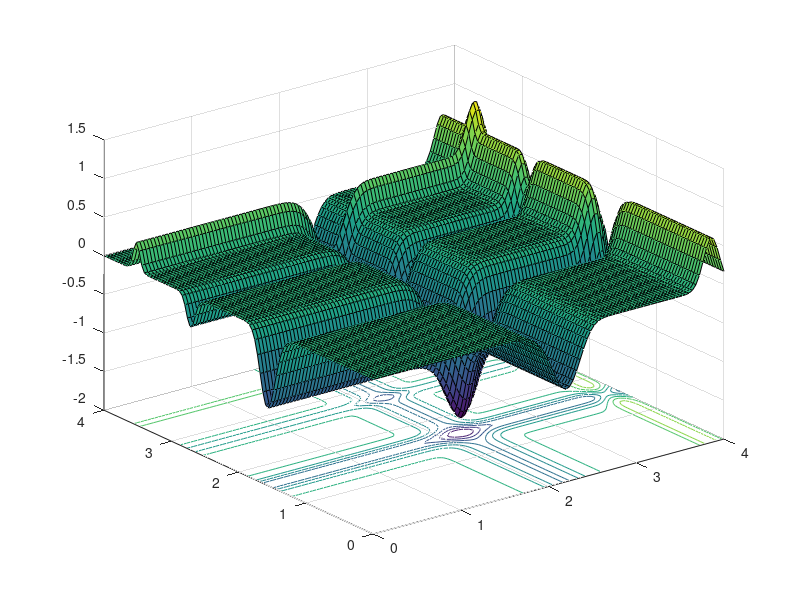
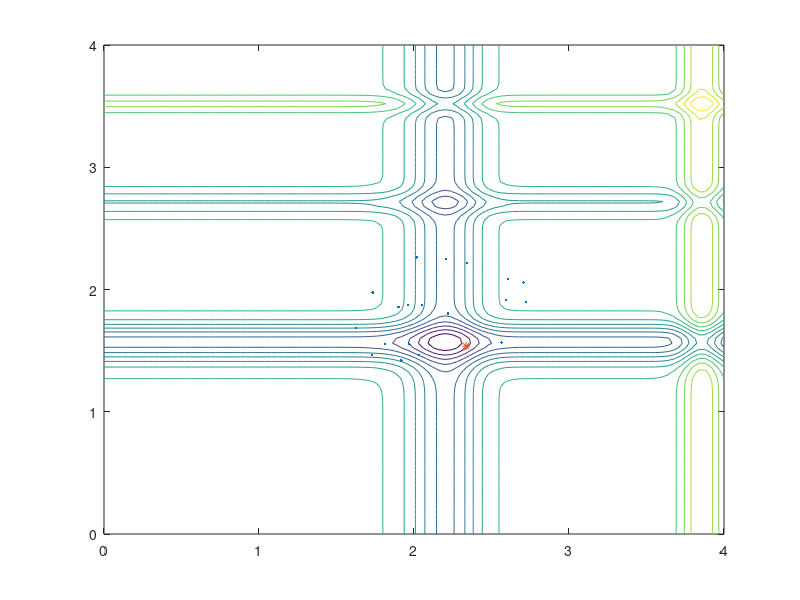

Reproduce these figures in MATLAB, in order.
% Particle Swarm Optimization (by X-S Yang, Cambridge University)
% Usage: FunctionOpt(number_of.particles,Num_iterations)
% eg: best=FunctionOpt(20,15);
% where best=[xbest ybest zbest] %an n by 3 matrix
function [best]=FunctionOpt(n,Num_iterations)
% n=number of particles; Num_iterations=number of iterations
if nargin<2, Num_iterations=3; end
if nargin<1, n=20; end

% Michaelwicz Function f*=-1.801 at [2.20319,1.57049]
fstr='-sin(x)*(sin(x^2/pi))^20-sin(y)*(sin(2*y^2/pi))^20';

% Converting to an inline function and vectorization
f=vectorize(inline(fstr));

% range= [xmin xmax ymin ymax] ;
range=[0 4 0 4];
%-----------------------------------------------------------
% Setting the parameters: c_1: Attaraction to personal best (cognitive
% parameter), c_2: Attraction to global best (social parameter)
c_1=0.2; c_2=0.5;
%-----------------------------------------------------------
% Grid values of the objective for visualization only
Ndiv=100;
dx=(range(2)-range(1))/Ndiv;dy=(range(4)-range(3))/Ndiv;
xgrid=range(1):dx:range(2); ygrid=range(3):dy:range(4);
[x,y]=meshgrid(xgrid,ygrid);
z=f(x,y);
% Display the shape of the function to be optimized
set(gcf,'color','w');
figure(1); surfc(x,y,z);
hold on;
%-----------------------------------------------------------
best=zeros(Num_iterations,3); % initialize history

%----------Start Particle Swarm Optimization----------------
% generating the initial locations of n particles
[xn,yn]=init_pso(n,range);

% Display the particle paths and contour of the function
figure(2);

% Start iterations
for i=1:Num_iterations,
% Show the contour of the function
contour(x,y,z,15); hold on;

% Find the current best location (xo,yo)
zn=f(xn,yn);
zn_min=min(zn);
xo=min(xn(zn==zn_min));
yo=min(yn(zn==zn_min));
zo=min(zn(zn==zn_min));

% Trace the paths of all roaming particles
% Display these roaming particles
set(gcf,'color','w');
plot(xn,yn,'.',xo,yo,'*'); axis(range);

% Move all the particles to new locations
[xn,yn]=pso_move(xn,yn,xo,yo,c_1,c_2,range);
drawnow;

% Use "hold on" to display paths of particles
hold off;

% History
best(i,1)=xo; best(i,2)=yo; best(i,3)=zo;

end %%%%%% end of iterations

% All subfunctions are listed here
% Intial locations of n particles
function [xn,yn]=init_pso(n,range)

xrange=range(2)-range(1); yrange=range(4)-range(3);
xn=rand(1,n)*xrange+range(1);
yn=rand(1,n)*yrange+range(3);

% Move all the particles toward (xo.yo)
function [xn,yn]=pso_move(xn,yn,xo,yo,a,b,range)
nn=size(yn,2); % a=c_1, b=c_2
xn=xn.*(1-b)+xo.*b+a.*(rand(1,nn)-0.5);
yn=yn.*(1-b)+yo.*b+a.*(rand(1,nn)-0.5);
[xn,yn]=findrange(xn,yn,range);

% Make sure the particles are within the range
function [xn,yn]=findrange(xn,yn,range)
nn=length(yn);
for i=1:nn,
if xn(i)<=range(1), xn(i)=range(1); end
if xn(i)>=range(2), xn(i)=range(2); end
if yn(i)<=range(3), yn(i)=range(3); end
if yn(i)>=range(4), yn(i)=range(4); end
end